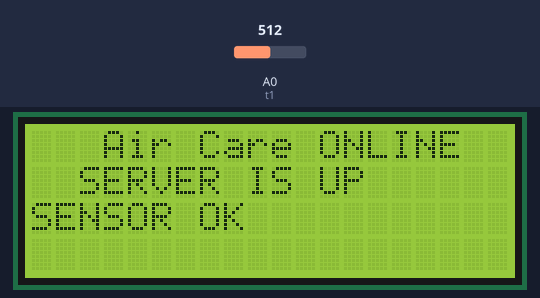
A sketch run on a simulated Arduino Uno, built with avr-gcc and run on an emulated ATmega328P. Parts: 20×4 character LCD. Inputs (shaded band) come from the test bench; at power-on: A0 (t1) = 512. What the sketch prints to the serial monitor is not drawn.

Above: at 3.7 s.
At 9.2 s:
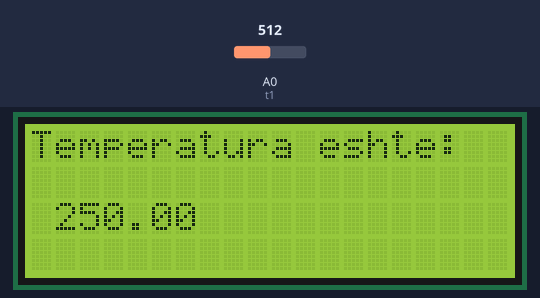
9.3 s: A0 (t1) set to 716
At 11.5 s:
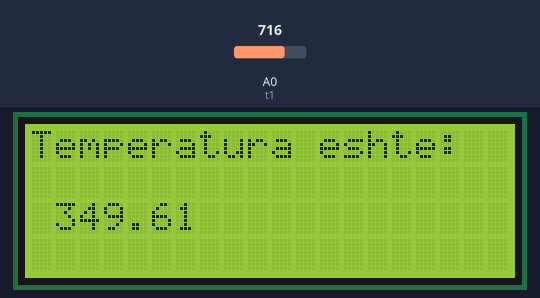
12.3 s: A0 (t1) set to 900
At 15.1 s:
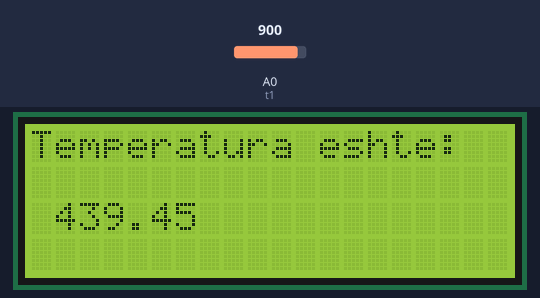
15.5 s: A0 (t1) set to 1023
At 17.5 s:
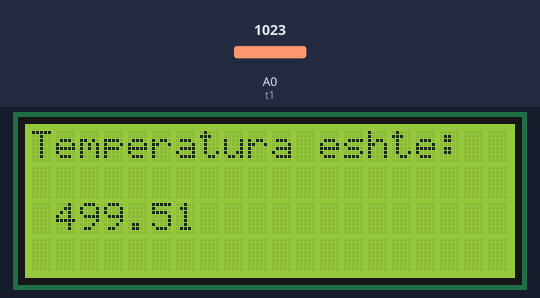
Timing chart, 0 to 19.0 s (numbered marks = the images above; inputs shaded):
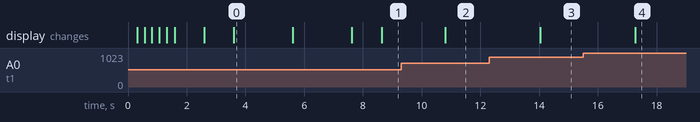

Measured:
- after the input at 9.3 s, the display: changes after 1.5 s (image 2)
- after the input at 12.3 s, the display: changes after 1.7 s (image 3)
- after the input at 15.5 s, the display: changes after 1.8 s (image 4)
- what the display in image 0 shows lasts 2.0 s, from 3.6 s to 5.6 s

The sketch:

nasaspaceapps2.ino
```cpp
#include <Wire.h>  // Comes with Arduino IDE

#include <LiquidCrystal_I2C.h>


LiquidCrystal_I2C lcd(0x27, 2, 1, 0, 4, 5, 6, 7, 3, POSITIVE);  // Set the LCD I2C address

int t;
int t1=0;
void setup()
{
  Serial.begin(9600);

  lcd.begin(20,4);

  for(int i = 0; i< 3; i++)
  {
    lcd.backlight();
    delay(250);
    lcd.noBacklight();
    delay(250);
  }
  lcd.backlight();
  lcd.setCursor(3,0);
  lcd.print("Air Care ONLINE");
  delay(1000);
  lcd.setCursor(2,1);
  lcd.print("SERVER IS UP");
  delay(1000);
  lcd.setCursor(0,2);
  lcd.print("SENSOR OK");
  lcd.setCursor(0,3);
  delay(2000);
  lcd.print("Finding DATA");
  delay(2000);
  lcd.clear();


}


void loop()
{
  t = analogRead(t1);
float mv = ( t/1024.0)*5000;
float cel = mv/10;
float farh = (cel*9)/5 + 32;
Serial.print("TEMPERATURE = ");
Serial.print(cel);
Serial.print("*C");
Serial.println();
delay(1000);


Serial.print("TEMPRATURE = ");
Serial.print(farh);
Serial.print("*F");
Serial.println();


  lcd.setCursor(0,0);
lcd.print("Temperatura eshte: ");
lcd.println();
lcd.print(cel);
delay(50);
}
```
